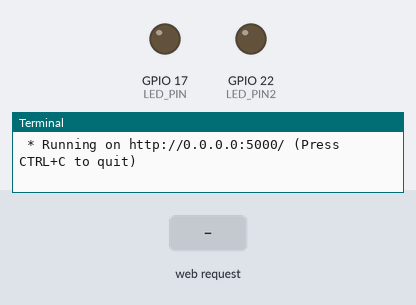
Simulated run of this program. Board: Raspberry Pi (BCM pin numbers). On the bench: output pins drawn as LEDs (lit = HIGH), the last lines printed to the terminal. Inputs (shaded band) come from the test bench. The clock reads 2024-03-15 10:24:30 at power-on unless the program sets it.

Above: at 1.2 s.
1.3 s: HTTP request for /led/red/on received
At 1.7 s:
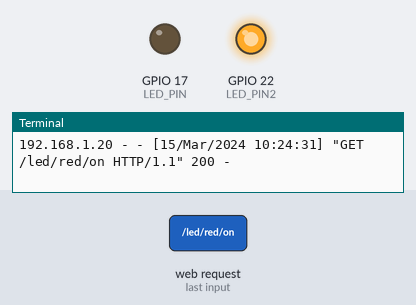
2.8 s: HTTP request for /led/blue/on received
At 4.0 s:
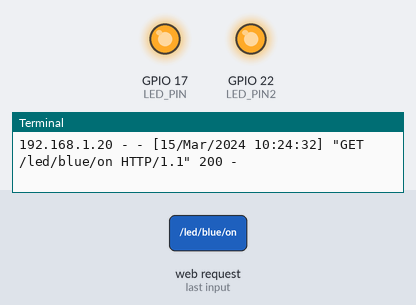
4.3 s: HTTP request for /led/red/off received
At 5.2 s:
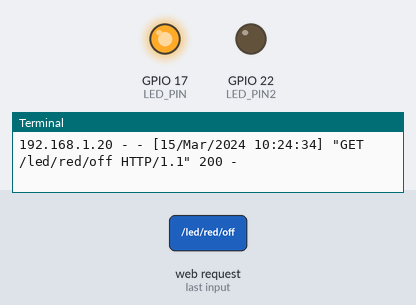
Timing chart, 0 to 7.3 s (numbered marks = the images above; inputs shaded):
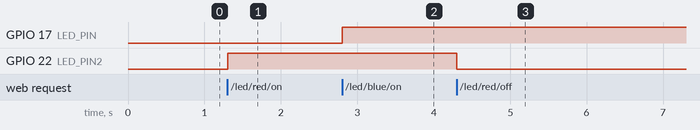

Measured:
- after the input at 1.3 s, GPIO 22 (LED_PIN2): LOW → HIGH at once
- after the input at 2.8 s, GPIO 17 (LED_PIN): LOW → HIGH at once
- after the input at 4.3 s, GPIO 22 (LED_PIN2): HIGH → LOW at once

The program:

button.py
```python
from flask import Flask, render_template, request
import RPi.GPIO as GPIO

LED_PIN = 17
LED_PIN2 = 22
GPIO.setmode(GPIO.BCM)
GPIO.setup(LED_PIN, GPIO.OUT)
GPIO.setup(LED_PIN2, GPIO.OUT)

app = Flask(__name__)

@app.route("/")
def hello():
    return render_template("button.html")

@app.route("/led/<color>/<led>")
def first(color, led):
    if color == "red":
        led1 = LED_PIN2
    elif color == "blue":
        led1 = LED_PIN

    if led == "on":
        # print("on")
        GPIO.output(led1, GPIO.HIGH)
        return "LED ON"
    elif led == "off":
        GPIO.output(led1, GPIO.LOW)
        return "LED OFF"


if __name__ == "__main__":
    app.run(host="0.0.0.0")


# function register(){
# 	var menu = document.getElementById("menu").value;
# 	var price = document.getElementById("price").value;
# 	var pay = document.getElementById("pay").value;

#     var obj={"menu":menu,"price":price,"pay":pay};

#     //POST 데이터를 보낼 url - ex) localhost/register
# 	fetch('/register', {
# 		method: 'POST',
# 		headers: {
# 			'Content-Type': 'application/json'
# 		},
# 		body: JSON.stringify({
# 			data:obj
# 		})
# 	});
# }
```
